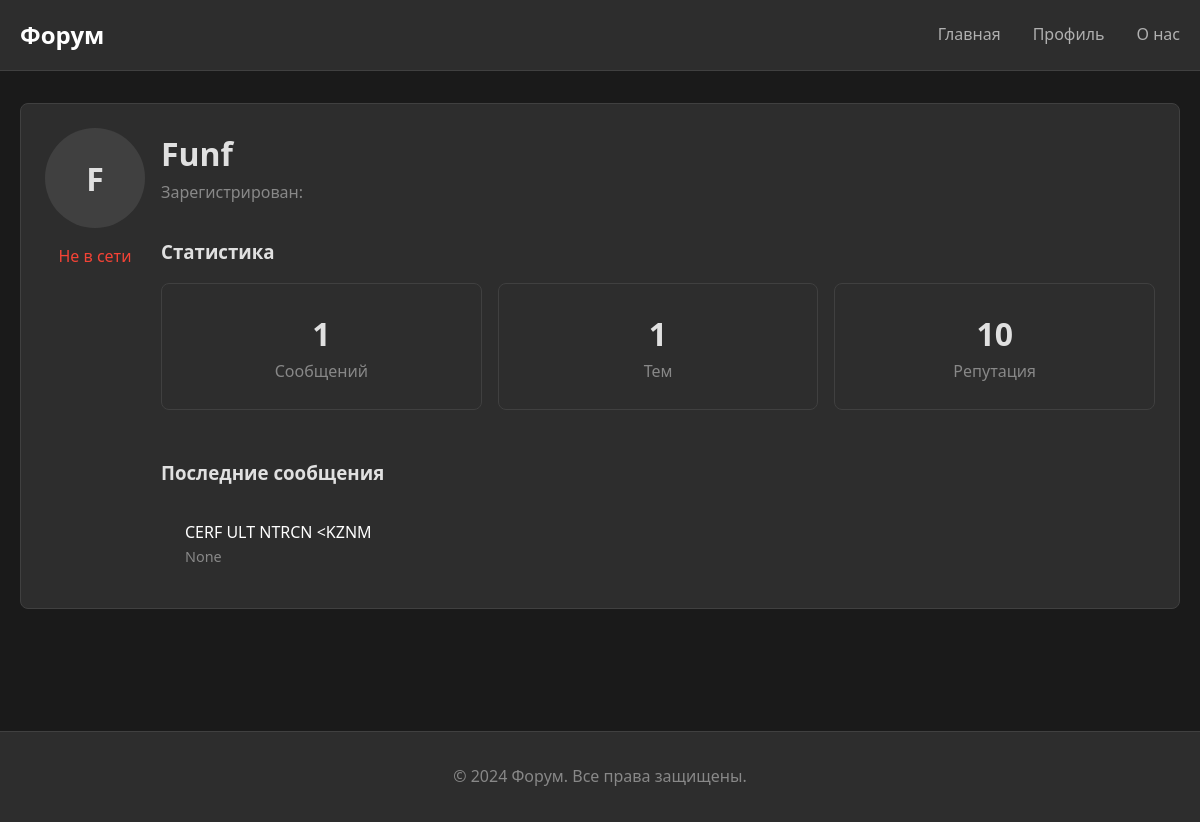
The page /profile/Funf on the database as committed earlier.
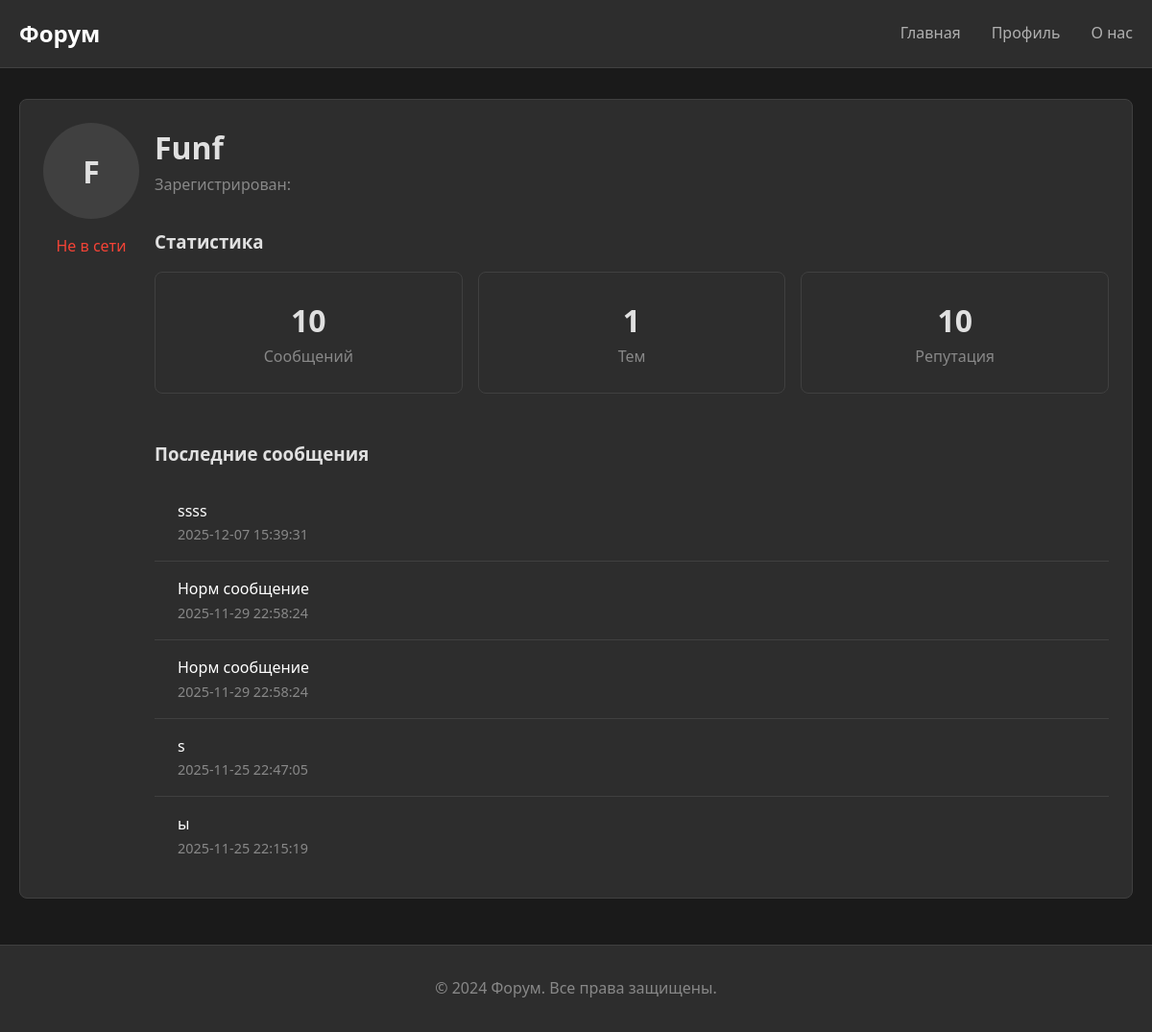
The same page on the database as committed later.
### bd_app3.py (models this page shows, shortened)
class Post(db.Model):
    __tablename__ = 'posts'
    id = db.Column(db.Integer, primary_key=True)
    user_id = db.Column(db.Integer, db.ForeignKey('users.id'), nullable=False)
    topic_id = db.Column(db.Integer, db.ForeignKey('topics.id'), nullable=False)
    content = db.Column(db.Text, nullable=False)
    created_at = db.Column(db.DateTime, default=datetime.now().replace(microsecond=0))

### app3.py (the view)
@app.route('/profile/')
@app.route('/profile/<string:username>')
def profile(username=None):
    if username is None:
        if 'user_id' not in session:
            flash('Для просмотра профиля необходимо войти в систему')
            return redirect(url_for('login'))
        user_id = session['user_id']
        user = User.query.get(user_id)
        if not user:
            flash('Пользователь не найден')
            return redirect(url_for('login'))
    else:
        user = User.query.filter(User.username == username).first()
        if not user:
            flash('Пользователь не найден')
            return redirect(url_for('index'))  # или куда-то еще
    user.is_online = session.get('online', False) if username is None else False
    user.post_count = len(Post.query.filter(Post.user_id==user.id).all())
    user.topic_count = len(Topic.query.filter(Topic.user_id==user.id).all())
    user.reputation = 10
    recent_posts = Post.query\
        .join(Topic, Post.topic_id == Topic.id)\
        .add_columns(
            Post.id,
            Post.content,
            Post.created_at,
            Post.topic_id,
            Topic.title.label('topic_title')
        )\
        .filter(Post.user_id==user.id)\
        .order_by(Post.created_at.desc())\
        .limit(5)\
        .all()
    return render_template('profile.html', user=user, recent_posts=recent_posts)

### templates/profile.html (shortened to what the changed rows need)
<html lang="ru">
<head>
    <link rel="stylesheet" href="{{ url_for('static', filename='css/styles.css') }}">
</head>
<body>
    <main class="main-content">
        <div class="container">
            <div class="card">
                <div class="card-body">
                    <div class="flex gap-4" style="align-items: flex-start;">
                        <div style="flex: 1;">
                            <h1>{{ user.username }}</h1>
                            <div style="margin: 2rem 0;">
                                <div class="flex gap-4">
                                    <div class="card" style="flex: 1; text-align: center;">
                                        <div class="card-body">
                                            <div style="font-size: 2rem; font-weight: bold;">{{ user.post_count }}</div>
                                            <div class="text-muted">Сообщений</div>
                                        </div>
                                    </div>
                                </div>
                            </div>
                            <div>
                                <ul class="list">
                                    {% for post in recent_posts %}
                                    <li class="list-item">
                                        <a href="{{ url_for('topic', topic_id=post.topic_id) }}" style="color: #ffffff; text-decoration: none;">
                                            {{ post.content }}
                                        </a>
                                        <div class="text-muted text-small">{{ post.created_at }}</div>
                                    </li>
                                    {% endfor %}
                                </ul>
                            </div>
                        </div>
                    </div>
                </div>
            </div>
        </div>
    </main>
</body>
</html>

Rows that differ between the two databases and show on the page:
added Post: content "ssss", created_at "2025-12-07 15:39:31"
now on this page (row edited): Post: content "Норм сообщение", created_at "2025-11-29 22:58:24"
added Post: content "Норм сообщение", created_at "2025-11-29 22:58:24"
now on this page (row edited): Post: content "s", created_at "2025-11-25 22:47:05"
changed Post (number 5 of 5 on the later page): content "CERF ULT NTRCN <KZNM" → "ы"; created_at "None" → "2025-11-25 22:15:19"
Other text that changed with them:
{{ user.post_count }}: "1" → "10"
